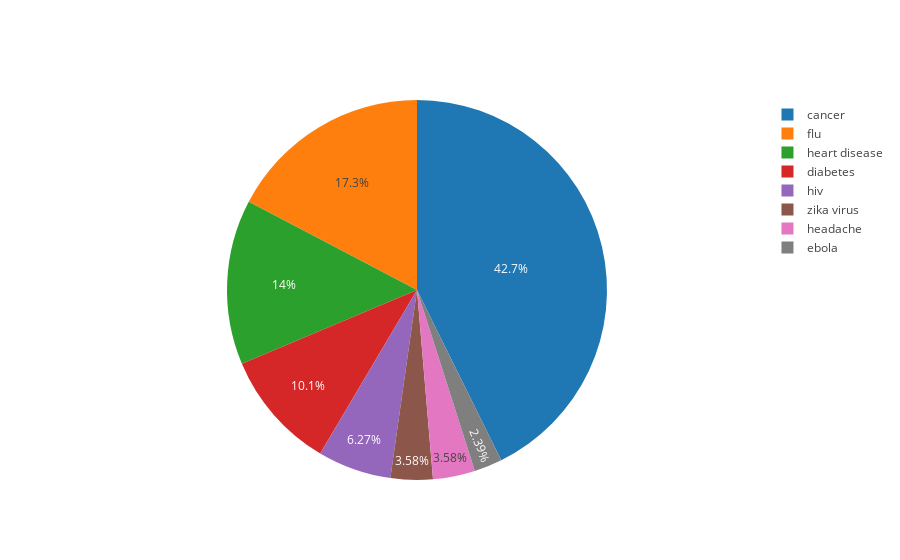

Source (notebook cell):
### Code cell
cate = df['type'].value_counts().sort_values(ascending=True)

data = [go.Pie(
        labels = cate.index,
        values = cate.values,
        hoverinfo = 'label+value'
    
)]

iplot(data, filename='active_category')

### Figure 1 — Plotly figure (JSON) as saved in the notebook; plotly's stock layout.template omitted (floating-point values rounded to 4 significant figures)
{"data": [{"hoverinfo": "label+value", "labels": ["ebola", "zika virus", "headache", "hiv", "diabetes", "heart disease", "flu", "cancer"], "type": "pie", "uid": "0f830b9f-c010-450e-a23a-db408f34679d", "values": [8, 12, 12, 21, 34, 47, 58, 143]}], "layout": {}}
